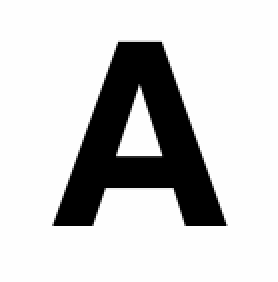
#> input picture letras/A.png, 139 x 141 px (shown 2 times larger); its folder holds only this picture in this run
$ python main.py
#> lines starting #> are read from the running program, lines starting #| are printed output that depends on the picture; after the words box and inside, x2 and y2 are one past the last pixel; in counts of white or black regions, pixels touching at a corner belong together
import cv2
import numpy as np
import os
import re
import unicodedata

#Config
CELL_SIZE = 48
UMBRAL_SIMILITUD = 0.70
MARGEN_CELDA = 0.23

#Cargar las letras de referencia
def cargar_letras_referencia(carpeta_letras='letras'):
    letras = {}

    if not os.path.isdir(carpeta_letras):
        print(f"[Error] Carpeta '{carpeta_letras}' no encontrada.")
        return letras

    for archivo in os.listdir(carpeta_letras):
        if archivo.lower().endswith('.png'):
            letra = archivo.split('.')[0].upper()
            ruta = os.path.join(carpeta_letras, archivo)

            img = cv2.imread(ruta, cv2.IMREAD_GRAYSCALE)
            if img is None:
                print(f"No se pudo cargar {archivo}")
                continue

            img_proc = preprocesar_celda(img)
            if img_proc is not None:
                letras[letra] = img_proc
            else:
                print(f"No se pudo procesar {archivo}")

    return letras

#Preprocesado
def preprocesar_celda(celda):
    if celda is None or celda.size == 0:
        return None

    #Poner en escala de grises
    if len(celda.shape) == 3:
        celda = cv2.cvtColor(celda, cv2.COLOR_BGR2GRAY)

    #Quitar ruido ligero
    desenfocada = cv2.GaussianBlur(celda, (3, 3), 0)

    #Poner las letras claras sobre fondo oscuro
    _, mask = cv2.threshold(desenfocada,0,255,cv2.THRESH_BINARY_INV + cv2.THRESH_OTSU)
    coords = cv2.findNonZero(mask)
    if coords is None:
        return None
    x, y, w, h = cv2.boundingRect(coords)

    #Calcular los margenes
    margen = 1
    x = max(0, x - margen)
    y = max(0, y - margen)
    w = min(mask.shape[1] - x, w + 2 * margen)
    h = min(mask.shape[0] - y, h + 2 * margen)

    if w <= 0 or h <= 0:
        return None

    roi = desenfocada[y:y + h, x:x + w]
    if roi.size == 0:
        return None
    roi_inv = 255 - roi

    #Normalizar contraste local
    min_val, max_val, _, _ = cv2.minMaxLoc(roi_inv)
    if max_val <= min_val:
        return None

    roi_norm = (roi_inv - min_val) * (255.0 / (max_val - min_val))
    roi_norm = roi_norm.astype(np.uint8)

    # Ajustamos a CELL_SIZE x CELL_SIZE manteniendo proporción
    h0, w0 = roi_norm.shape
    escala = min(CELL_SIZE / float(w0), CELL_SIZE / float(h0))
    new_w = max(1, int(round(w0 * escala)))
    new_h = max(1, int(round(h0 * escala)))

    letra_resized = cv2.resize(roi_norm,(new_w, new_h),interpolation=cv2.INTER_AREA)

    lienzo = np.zeros((CELL_SIZE, CELL_SIZE), dtype=np.uint8)
    x_off = (CELL_SIZE - new_w) // 2
    y_off = (CELL_SIZE - new_h) // 2
    lienzo[y_off:y_off + new_h, x_off:x_off + new_w] = letra_resized

    lienzo_norm = lienzo.astype(np.float32) / 255.0
    return lienzo_norm

#Similitud y reconocimiento
def similitud_coseno(a, b):
    v1 = a.reshape(-1).astype(np.float32)
    v2 = b.reshape(-1).astype(np.float32)
    n1 = np.linalg.norm(v1)
    n2 = np.linalg.norm(v2)
    if n1 == 0 or n2 == 0:
        return 0.0
    return float(np.dot(v1, v2) / (n1 * n2))

def reconocer_letra(celda, letras_referencia):
    celda_prep = preprocesar_celda(celda)
    if celda_prep is None:
        return '?', 0.0

    mejor_letra = '?'
    mejor_sim = -1.0

    for letra, template in letras_referencia.items():
        if template is None or template.shape != celda_prep.shape:
            continue
        sim = similitud_coseno(celda_prep, template)
        if sim > mejor_sim:
            mejor_sim = sim
            mejor_letra = letra

    if mejor_sim < UMBRAL_SIMILITUD:
        return '?', mejor_sim

    return mejor_letra, mejor_sim

def agrupar_coords(coords, tolerancia=10):
    if not coords:
        return []
    coords = sorted(coords)
    agrupadas = [coords[0]]
    for c in coords[1:]:
        if c - agrupadas[-1] > tolerancia:
            agrupadas.append(c)
    return agrupadas

#Detectar cuadricula
# [72 lines left out: function detectar_y_reconocer, not called in this run]

def extraer_matriz_letras(imagen_path, letras_referencia):
    img = cv2.imread(imagen_path)
    if img is None:
        print(f"Error: No se pudo cargar {imagen_path}")
        return None, None

    gris = cv2.cvtColor(img, cv2.COLOR_BGR2GRAY)

    binaria = cv2.adaptiveThreshold(gris, 255, cv2.ADAPTIVE_THRESH_GAUSSIAN_C,cv2.THRESH_BINARY_INV, 15, 5)
    kernel_h = cv2.getStructuringElement(cv2.MORPH_RECT, (40, 1))
    kernel_v = cv2.getStructuringElement(cv2.MORPH_RECT, (1, 40))
    lineas_h = cv2.morphologyEx(binaria, cv2.MORPH_OPEN, kernel_h)
    lineas_v = cv2.morphologyEx(binaria, cv2.MORPH_OPEN, kernel_v)

    lh = cv2.HoughLinesP(lineas_h, 1, np.pi / 180, 100, minLineLength=80, maxLineGap=10)
    lv = cv2.HoughLinesP(lineas_v, 1, np.pi / 180, 100, minLineLength=80, maxLineGap=10)

    y_coords = set()
    x_coords = set()

    if lh is not None:
        for l in lh:
            x1, y1, x2, y2 = l[0]
            y_coords.add(y1)
    if lv is not None:
        for l in lv:
            x1, y1, x2, y2 = l[0]
            x_coords.add(x1)

    y_coords = agrupar_coords(list(y_coords), tolerancia=5)
    x_coords = agrupar_coords(list(x_coords), tolerancia=5)

    filas = len(y_coords) - 1
    columnas = len(x_coords) - 1

    print(f"Cuadrícula detectada: {filas}x{columnas}")

    #Crear matriz de letras
    matriz = []

    for i in range(filas):
        fila_letras = []
        for j in range(columnas):
            x = x_coords[j]
            y = y_coords[i]
            w = x_coords[j + 1] - x
            h = y_coords[i + 1] - y

            if w <= 15 or h <= 15:
                fila_letras.append('?')
                continue

            mx = int(w * MARGEN_CELDA)
            my = int(h * MARGEN_CELDA)

            x_ini = x + mx
            y_ini = y + my
            x_fin = x + w - mx
            y_fin = y + h - my

            if x_fin <= x_ini or y_fin <= y_ini:
                fila_letras.append('?')
                continue

            celda_img = gris[y_ini:y_fin, x_ini:x_fin]
            letra, sim = reconocer_letra(celda_img, letras_referencia)
            # Normalizar letra sin tildes
            letra_normalizada = quitar_tildes(letra)
            fila_letras.append(letra_normalizada)

        matriz.append(fila_letras)

    return matriz, (img, x_coords, y_coords)


#Leer las palabras desde archivo txt
def leer_palabras(archivo_palabras):
    if not os.path.exists(archivo_palabras):
        print(f"No encontrado:  {archivo_palabras}")
        return []

    with open(archivo_palabras, 'r', encoding='utf-8') as f:
        contenido = f.read()

    palabras = re.findall(r'[A-ZÁÉÍÓÚÑÜ]+', contenido.upper())
    return palabras


def quitar_tildes(texto):
    return ''.join(
        c for c in unicodedata.normalize('NFD', texto)
        if unicodedata.category(c) != 'Mn')


# uscar palabra en todas las direcciones
# [45 lines left out: function buscar_palabra_en_matriz, not called in this run]

def resolver_sopa_letras(imagen_path, archivo_palabras, carpeta_letras='letras'):

    letras_ref = cargar_letras_referencia(carpeta_letras)
#> in cargar_letras_referencia, img is the input picture: shape (141, 139); min 0, max 254, mean 204.2
#> in preprocesar_celda, `_, mask = cv2.threshold(desenfocada,0,255,cv2.THRESH_BINARY_INV + cv2...`:
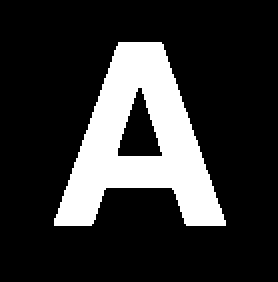
#> mask: shape (141, 139) (shown 2 times larger); 19.6% white; 1 white region, box (x1, y1, x2, y2) and area: (27, 21, 113, 113) 3848
#> in preprocesar_celda, `coords = cv2.findNonZero(mask)`: coords = contour of 3848 points, box (x1, y1, x2, y2) (27, 21, 113, 113), area 1476
#> in preprocesar_celda, `x, y, w, h = cv2.boundingRect(coords)`: x = 27; y = 21; w = 86; h = 92
#> in preprocesar_celda, `x = max(0, x - margen)`: x = 26
#> in preprocesar_celda, `y = max(0, y - margen)`: y = 20
#> in preprocesar_celda, `w = min(mask.shape[1] - x, w + 2 * margen)`: w = 88
#> in preprocesar_celda, `h = min(mask.shape[0] - y, h + 2 * margen)`: h = 94
#> in preprocesar_celda, `roi = desenfocada[y:y + h, x:x + w]`:
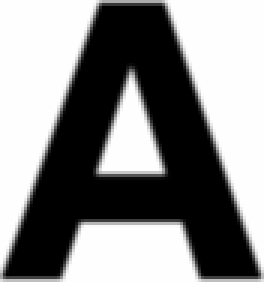
#> roi: shape (94, 88) (shown 3 times larger); min 0, max 254, mean 136.1
#> in preprocesar_celda, `roi_inv = 255 - roi`:
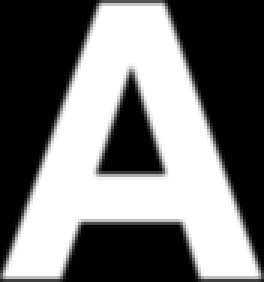
#> roi_inv: shape (94, 88) (shown 3 times larger); min 1, max 255, mean 118.9
#> in preprocesar_celda, `min_val, max_val, _, _ = cv2.minMaxLoc(roi_inv)`: min_val = 1; max_val = 255
#> letras_ref = 1 item
    matriz, info_visual = extraer_matriz_letras(imagen_path, letras_ref)
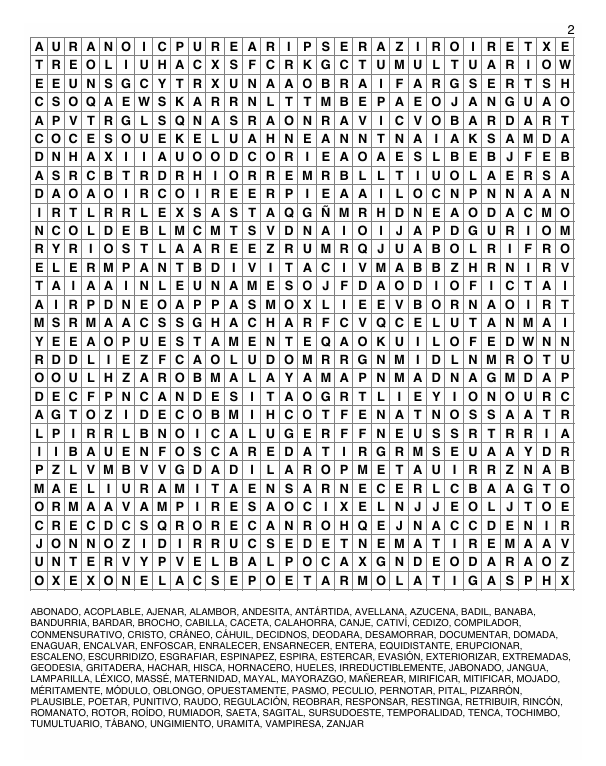
#> input picture imagenes/2.png, 606 x 766 px, found by its file name
#> in extraer_matriz_letras, img is the input picture: shape (766, 606, 3); min 0, max 255, mean 219.6
#> in extraer_matriz_letras, `binaria = cv2.adaptiveThreshold(gris, 255, cv2.ADAPTIVE_THRESH_GAUSSIA..`: binaria: shape (766, 606); 19.5% white in thin lines or dots, all inside (x1, y1, x2, y2) = (30, 25, 575, 729)
#> in extraer_matriz_letras, `lineas_h = cv2.morphologyEx(binaria, cv2.MORPH_OPEN, kernel_h)`: lineas_h: shape (766, 606); 3.6% white in thin lines or dots, all inside (x1, y1, x2, y2) = (31, 37, 576, 590)
#> in extraer_matriz_letras, `lineas_v = cv2.morphologyEx(binaria, cv2.MORPH_OPEN, kernel_v)`:
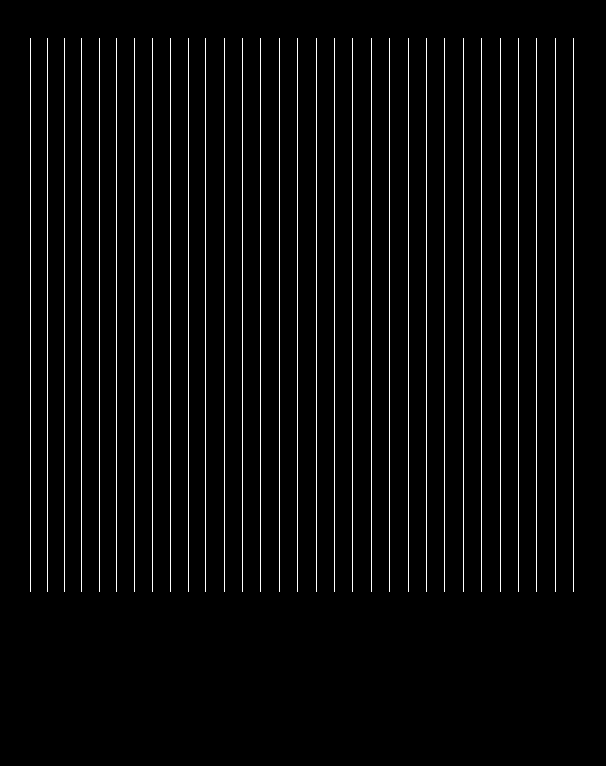
#> lineas_v: shape (766, 606); 3.7% white in thin lines or dots, all inside (x1, y1, x2, y2) = (30, 38, 574, 592)
#> in extraer_matriz_letras, `lh = cv2.HoughLinesP(lineas_h, 1, np.pi / 180, 100, minLineLength=80, ..`: lh = 31 rows, first 6: [31, 350, 575, 350], [31, 405, 575, 405], [31, 460, 575, 460], [31, 55, 575, 55], [31, 479, 575, 479], [31, 92, 575, 92]
#> in extraer_matriz_letras, `lv = cv2.HoughLinesP(lineas_v, 1, np.pi / 180, 100, minLineLength=80, ..`: lv = 31 rows, first 6: [152, 591, 152, 38], [116, 591, 116, 38], [371, 591, 371, 38], [99, 591, 99, 38], [352, 591, 352, 38], [389, 591, 389, 38]
#> the loop in extraer_matriz_letras, `for l in lh:` made 31 passes
#> (l, y1, y2) on passes 1 to 12: ([[31, 350, 575, 350]], 350, 350), ([[31, 405, 575, 405]], 405, 405), ([[31, 460, 575, 460]], 460, 460), ([[31, 55, 575, 55]], 55, 55), ([[31, 479, 575, 479]], 479, 479), ([[31, 92, 575, 92]], 92, 92), ([[31, 368, 575, 368]], 368, 368), ([[31, 221, 575, 221]], 221, 221), ([[31, 515, 575, 515]], 515, 515), ([[31, 552, 575, 552]], 552, 552), ([[31, 203, 575, 203]], 203, 203), ([[31, 497, 575, 497]], 497, 497)
#> after the loop in extraer_matriz_letras, `for l in lh:`: y_coords = 31 items
#> the loop in extraer_matriz_letras, `for l in lv:` made 31 passes
#> (l, x1, x2) on passes 1 to 12: ([[152, 591, 152, 38]], 152, 152), ([[116, 591, 116, 38]], 116, 116), ([[371, 591, 371, 38]], 371, 371), ([[99, 591, 99, 38]], 99, 99), ([[352, 591, 352, 38]], 352, 352), ([[389, 591, 389, 38]], 389, 389), ([[279, 591, 279, 38]], 279, 279), ([[463, 591, 463, 38]], 463, 463), ([[408, 591, 408, 38]], 408, 408), ([[205, 591, 205, 38]], 205, 205), ([[426, 591, 426, 38]], 426, 426), ([[170, 591, 170, 38]], 170, 170)
#> in agrupar_coords, `coords = sorted(coords)`: coords = 31 values from 37 to 589
#> in agrupar_coords, `agrupadas = [coords[0]]`: agrupadas = [37]
#> the loop in agrupar_coords, `for c in coords[1:]:` made 30 passes
#> c on passes 1 to 12: 55, 74, 92, 111, 129, 147, 166, 184, 203, 221, 239, 258
#> after the loop in agrupar_coords, `for c in coords[1:]:`: agrupadas = 31 values from 37 to 589
#> the loop in agrupar_coords (call 2), `for c in coords[1:]:` made 30 passes
#> c on passes 1 to 12: 47, 64, 81, 99, 116, 134, 152, 170, 188, 205, 224, 242
#> in extraer_matriz_letras, `x_coords = agrupar_coords(list(x_coords), tolerancia=5)`: x_coords = 31 values from 30 to 573
#> in extraer_matriz_letras, `filas = len(y_coords) - 1`: filas = 30
#| Cuadrícula detectada: 30x30
    palabras = leer_palabras(archivo_palabras)

    resultados_totales = {}
    palabras_encontradas = []
    palabras_no_encontradas = []

    for palabra in palabras:
        resultados = buscar_palabra_en_matriz(matriz, palabra)
        resultados_totales[palabra] = resultados

        if resultados:
            palabras_encontradas.append(palabra)
        else:
            palabras_no_encontradas.append(palabra)

    print(f"Palabras encontradas: {len(palabras_encontradas)}/{len(palabras)}")
#| Palabras encontradas: 0/0
    print(f"Palabras no encontradas: {len(palabras_no_encontradas)}")
#| Palabras no encontradas: 0

    if palabras_no_encontradas:
        print("\nPalabras no encontradas:")
        for p in palabras_no_encontradas[:10]:
            print(f"  - {p}")
        if len(palabras_no_encontradas) > 10:
            print(f"  ... y {len(palabras_no_encontradas) - 10} más")

    #Visualización de resultados
    if info_visual:
        img, x_coords, y_coords = info_visual
        resultado = img.copy()

        #Dibujar cuadrícula
        for x in x_coords:
            cv2.line(resultado, (x, y_coords[0]), (x, y_coords[-1]), (200, 200, 200), 1)
#> this loop made 31 passes
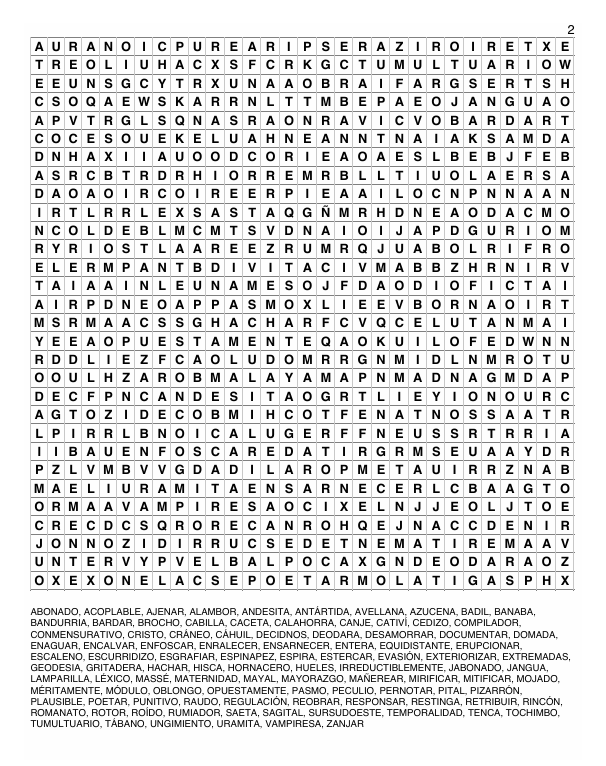
#> resultado: shape (766, 606, 3); 3.69% of pixels changed, all inside (x1, y1, x2, y2) = (30, 37, 574, 590)
        for y in y_coords:
            cv2.line(resultado, (x_coords[0], y), (x_coords[-1], y), (200, 200, 200), 1)
#> this loop made 31 passes
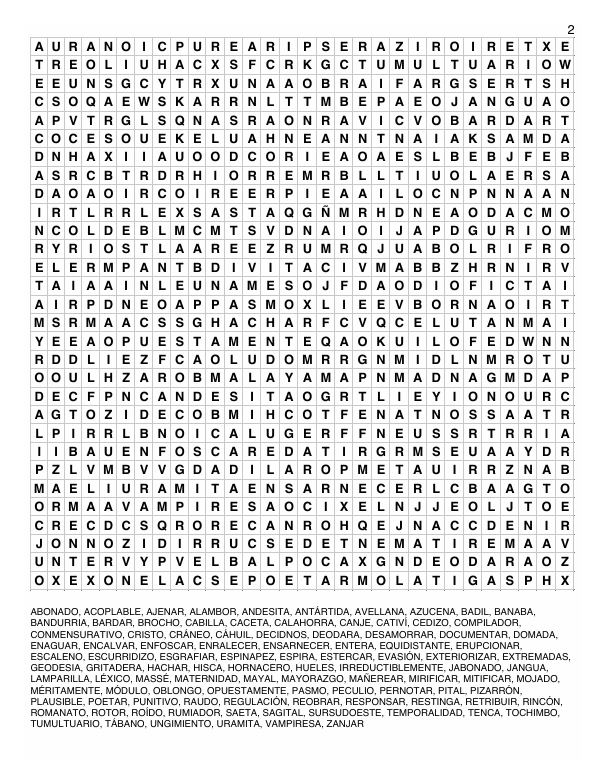
#> resultado: shape (766, 606, 3); 3.43% of pixels changed, all inside (x1, y1, x2, y2) = (31, 37, 573, 590)

        #Marcar palabras encontradas con colores
        colores = [(255, 0, 0), (0, 255, 0), (0, 0, 255), (255, 255, 0),
                   (255, 0, 255), (0, 255, 255), (128, 0, 255), (255, 128, 0)]

        color_idx = 0
        for palabra in palabras_encontradas[:200]:
            resultados = resultados_totales[palabra]
            color = colores[color_idx % len(colores)]

            for fila_ini, col_ini, (df, dc), _ in resultados:
                longitud = len(palabra)
                #Dibujar línea sobre la palabra encontrada
                for k in range(longitud):
                    f = fila_ini + k * df
                    c = col_ini + k * dc

                    #Encontrar coordenadas de píxeles de esta celda
                    if f < len(y_coords) - 1 and c < len(x_coords) - 1:
                        x = x_coords[c]
                        y = y_coords[f]
                        w = x_coords[c + 1] - x
                        h = y_coords[f + 1] - y

                        cv2.rectangle(resultado, (x+2, y+2), (x+w-2, y+h-2), color, 2)

            color_idx += 1
#> this loop made 0 passes

        cv2.imshow('SOPA DE LETRAS RESUELTA', resultado)
        cv2.waitKey(0)
        cv2.destroyAllWindows()

    return resultados_totales, matriz

if __name__ == "__main__":
    imagen = r'imagenes\2.png'
    palabras_archivo = r'palabras\2.txt'
    resolver_sopa_letras(imagen, palabras_archivo)
